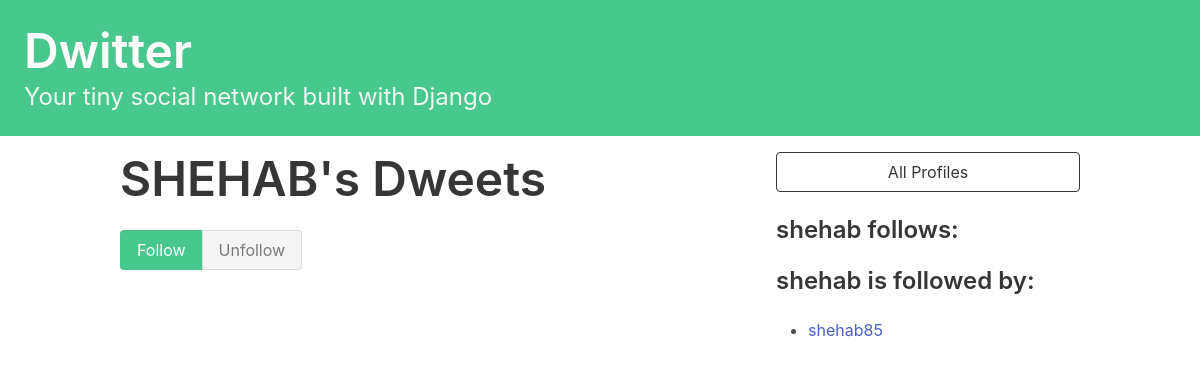
The app's page /profile/1 (signed in), older data.
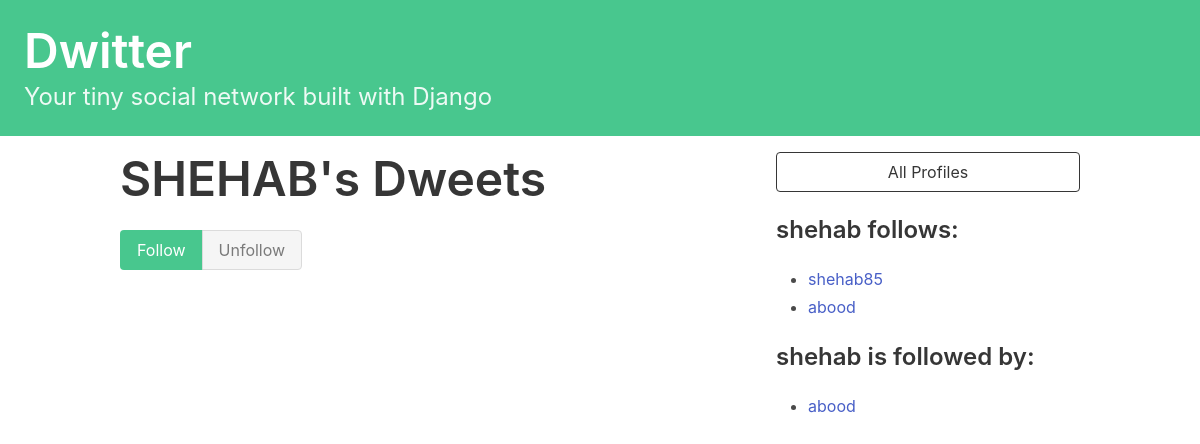
The same page, newer data.
### dwitterApp/models.py (models this page shows)
class Profile(models.Model):
    user = models.OneToOneField(User, on_delete=models.CASCADE)
    follows = models.ManyToManyField(
        "self",
        related_name="followed_by",
        symmetrical=False,
        blank=True
    )
    def __str__(self):
            return self.user.username

### dwitterApp/views.py (the view, shortened to what this page needs)
# urls.py: path('profile/<int:pk>', views.profile, name='profile')
def profile(request, pk):
    if not hasattr(request.user, 'profile'):
        missing_profile = Profile(user=request.user)
        missing_profile.save()
    profile = Profile.objects.get(pk=pk)
    return render(request,'dwitterApp/profile.html',{"profile":profile})

### dwitterApp/templates/dwitterApp/profile.html (shortened to what this page needs)
{% extends 'base.html' %}
{% block content %}
<div class="column">
    <div class="block">
        <h1 class="title is-1">
            {{profile.user.username|upper}}'s Dweets
        </h1>
    </div>
    <form method="post">
        <div class="buttons has-addons">
            {% if profile in user.profile.follows.all %}
            <button class="button is-success is-static">Follow</button>
            <button class="button is-danger" name="follow" value="unfollow">
                Unfollow
            </button>
            {% else %}
            <button class="button is-success" name="follow" value="follow">
                Follow
            </button>
            <button class="button is-danger is-static">Unfollow</button>
            {% endif %}
        </div>
    </form>
</div>
<div class="column is-one-third">
    <div class="block">
        <a href="{% url 'dwitterApp:profile_list' %}">
            <button class="button is-dark is-outlined is-fullwidth">
                All Profiles
            </button>
        </a>
    </div>
    <div class="block">
        <h3 class="title is-4">
            {{profile.user.username}} follows:
        </h3>
        <div class="content">
            <ul>
                {% for following in profile.follows.all %}
                <li>
                    <a href="{% url 'dwitterApp:profile' following.id %}">
                        {{ following }}
                    </a>
                </li>
                {% endfor %}
            </ul>
        </div>
    </div>
    <div class="block">
        <h3 class="title is-4">
            {{profile.user.username}} is followed by:
        </h3>
        <div class="content">
            <ul>
                {% for follower in profile.followed_by.all %}
                <li>
                    <a href="{% url 'dwitterApp:profile' follower.id %}">
                        {{ follower }}
                    </a>
                </li>
                {% endfor %}
            </ul>
        </div>
    </div>
</div>
{% endblock content %}

### dwitterApp/templates/base.html (shortened to what this page needs)
<!DOCTYPE html>
<html lang="en">
    <head>
        <link rel="stylesheet" href="https://cdn.jsdelivr.net/npm/bulma@0.9.3/css/bulma.min.css">
    </head>
    <body>
        <section class="hero is-small is-success mb-4">
            <div class="hero-body">
                <h1 class="title is-1">Dwitter</h1>
                <p class="subtitle is-4">
                    Your tiny social network built with Django
                </p>
            </div>
        </section>
        <div class="container">
            <div class="columns">
                {% block content %}
                {% endblock content %}
            </div>
        </div>
    </body>
</html>

Row changes from the older to the newer data that the page shows:
shown differently, row unchanged: Profile "shehab85": moves from the list under "shehab is followed by:" to the list under "shehab follows:"
added Profile: user.username "abood"
